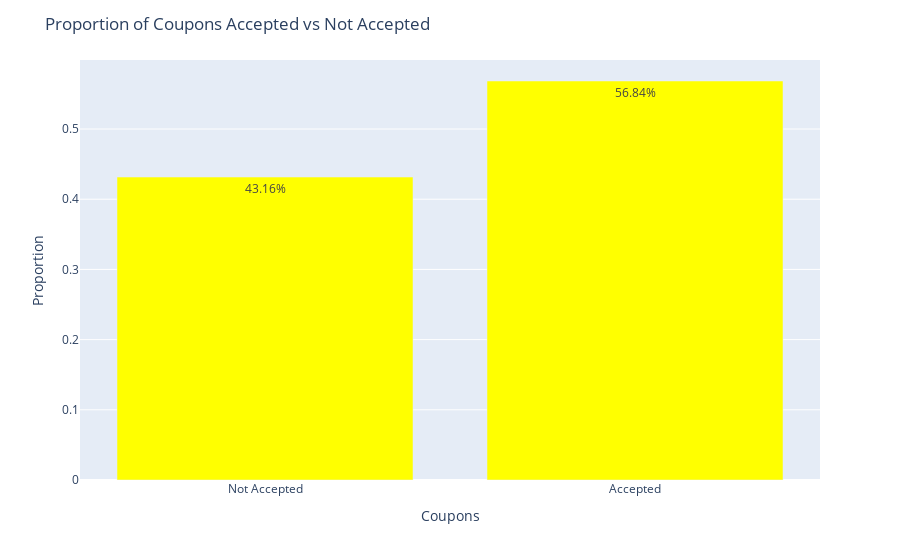

Here is the notebook cell this chart was saved with:
### Markdown cell above
5. Use a bar plot to visualize the `coupon` column.

### Code cell
# Calculate the counts
CouponAcceptCount = df['Y'].value_counts(normalize=True)

# Create a bar plot
fig = px.bar(x=CouponAcceptCount.index, y=CouponAcceptCount.values, text=CouponAcceptCount.values, color_discrete_sequence=['yellow'])
fig.update_traces(texttemplate='%{text:.2%}', textposition='inside')
fig.update_layout(
    xaxis=dict(
        title='Coupons',
        tickmode='array',
        tickvals=[0, 1],
        ticktext=['Not Accepted', 'Accepted']
    ),
    yaxis=dict(
        title='Proportion'
    ),
    title='Proportion of Coupons Accepted vs Not Accepted',
)
fig.show()

### Figure 1 — Plotly figure (JSON) as saved in the notebook; plotly's stock layout.template omitted (floating-point values rounded to 4 significant figures)
{"data": [{"alignmentgroup": "True", "hovertemplate": "x=%{x}<br>y=%{y}<br>text=%{text}<extra></extra>", "legendgroup": "", "marker": {"color": "yellow", "pattern": {"shape": ""}}, "name": "", "offsetgroup": "", "orientation": "v", "showlegend": false, "text": [0.5684, 0.4316], "textposition": "inside", "texttemplate": "%{text:.2%}", "type": "bar", "x": [1, 0], "xaxis": "x", "y": [0.5684, 0.4316], "yaxis": "y"}], "layout": {"autosize": true, "barmode": "relative", "legend": {"tracegroupgap": 0}, "margin": {"t": 60}, "title": {"text": "Proportion of Coupons Accepted vs Not Accepted"}, "xaxis": {"anchor": "y", "autorange": true, "domain": [0, 1], "range": [-0.5, 1.5], "tickmode": "array", "ticktext": ["Not Accepted", "Accepted"], "tickvals": [0, 1], "title": {"text": "Coupons"}, "type": "linear"}, "yaxis": {"anchor": "x", "autorange": true, "domain": [0, 1], "range": [0, 0.5984], "title": {"text": "Proportion"}, "type": "linear"}}}
